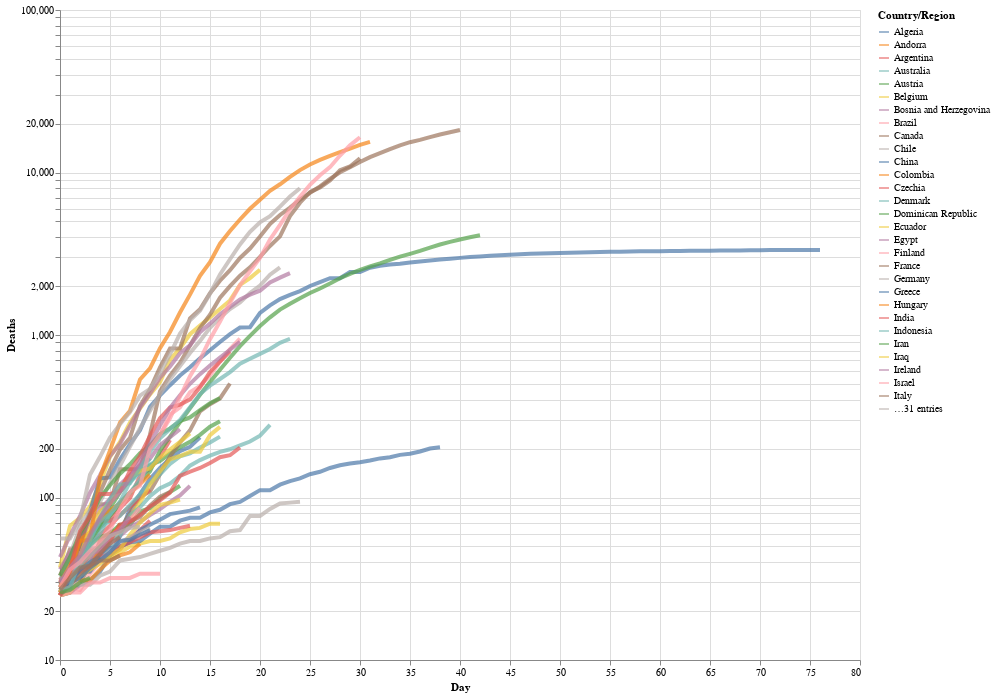

Notebook code cell kept with this figure:
### Markdown cell above
Je peux également ajouter un axe logarithmique en utilisant la forme longue `alt.X('Day',...)` comme décrit dans la doc. [documentation Altair](https://altair-viz.github.io/user_guide/encoding.html)
> C’est toujours utile  quand on veut  effectuez des ajustements plus précis de l'encodage, tels que les propriétés de regroupement, d'axe et d'échelle, ou plus.
Je peux aussi ajouter les info-bulle de survol afin que, lorsque l'on survolera un pointeur sur n'importe quel point de l'une des lignes, il nous indique le «pays», le «jour» et le nombre de «décès».

### Code cell
# Tracé altair  
alt.renderers.enable('default')

alt.Chart(deaths_long).mark_line(strokeWidth=4, opacity=0.7).encode(
    x=alt.X('Day'),
    y=alt.Y('Deaths', scale=alt.Scale(type='log')),
    color='Country/Region',
    tooltip=['Country/Region', 'Day','Deaths']
).properties(
    width=800,
    height=650
)

### Figure 1 — Vega-Lite specification as saved in the notebook (floating-point values rounded to 4 significant figures; data arrays with more than 128 entries replaced by an {"elided": "..."} marker saying what was removed)
{"config": {"view": {"continuousWidth": 400, "continuousHeight": 300}}, "data": {"name": "data-93dd2367379fc7fa6abcafd4e778198e"}, "mark": {"type": "line", "opacity": 0.7, "strokeWidth": 4}, "encoding": {"color": {"type": "nominal", "field": "Country/Region"}, "tooltip": [{"type": "nominal", "field": "Country/Region"}, {"type": "quantitative", "field": "Day"}, {"type": "quantitative", "field": "Deaths"}], "x": {"type": "quantitative", "field": "Day"}, "y": {"type": "quantitative", "field": "Deaths", "scale": {"type": "log"}}}, "height": 650, "width": 800, "$schema": "https://vega.github.io/schema/vega-lite/v4.8.1.json", "datasets": {"data-93dd2367379fc7fa6abcafd4e778198e": {"elided": "4740 records"}}}
